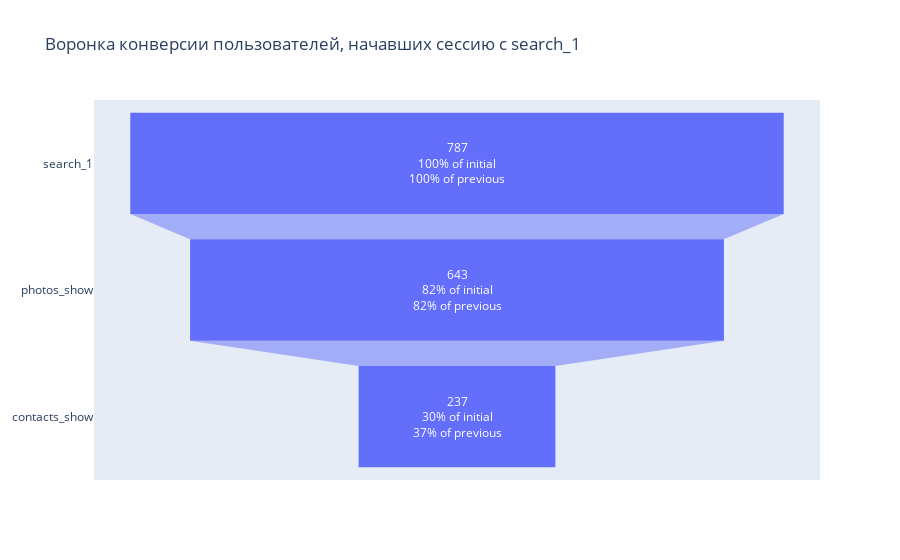

Notebook code for this chart:
### Code cell
# Строим воронку

fig = go.Figure()
fig = go.Figure(go.Funnel(
    y = users_share['event_name'],
    x = users_share['total_users'],
textinfo = "value+percent initial+percent previous"))
fig.update_layout(title='Воронка конверсии пользователей, начавших сессию с search_1')
fig.show()

### Figure 1 — Plotly figure (JSON) as saved in the notebook; plotly's stock layout.template omitted (floating-point values rounded to 4 significant figures)
{"data": [{"textinfo": "value+percent initial+percent previous", "type": "funnel", "x": [787, 643, 237], "y": ["search_1", "photos_show", "contacts_show"]}], "layout": {"title": {"text": "Воронка конверсии пользователей, начавших сессию с search_1"}}}
